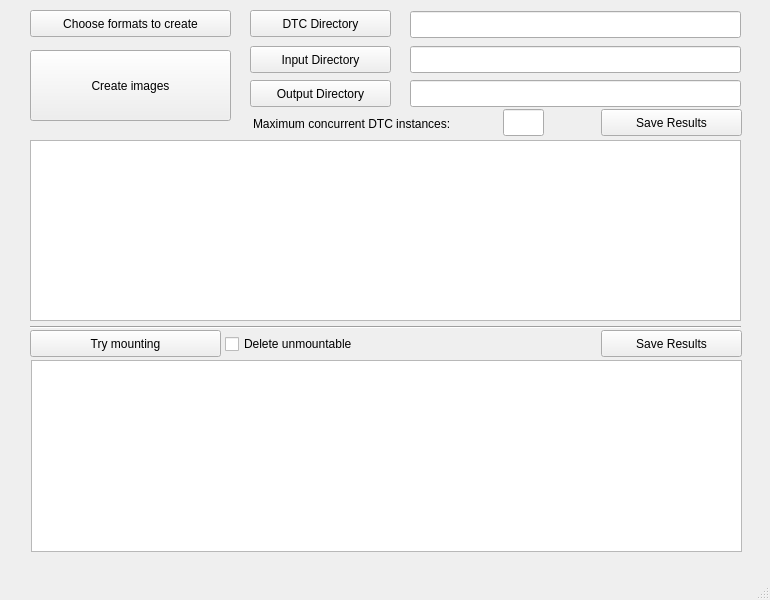
<?xml version="1.0" encoding="UTF-8"?>
<ui version="4.0">
 <class>kryoMain</class>
 <widget class="QMainWindow" name="kryoMain">
  <property name="geometry">
   <rect>
    <x>0</x>
    <y>0</y>
    <width>770</width>
    <height>600</height>
   </rect>
  </property>
  <property name="windowTitle">
   <string>Disk format identifier</string>
  </property>
  <widget class="QWidget" name="centralwidget">
   <widget class="QPushButton" name="chooseFormats">
    <property name="geometry">
     <rect>
      <x>30</x>
      <y>10</y>
      <width>201</width>
      <height>27</height>
     </rect>
    </property>
    <property name="text">
     <string>Choose formats to create</string>
    </property>
   </widget>
   <widget class="QPushButton" name="createImages">
    <property name="geometry">
     <rect>
      <x>30</x>
      <y>50</y>
      <width>201</width>
      <height>71</height>
     </rect>
    </property>
    <property name="text">
     <string>Create images</string>
    </property>
   </widget>
   <widget class="QPushButton" name="tryMounting">
    <property name="geometry">
     <rect>
      <x>30</x>
      <y>330</y>
      <width>191</width>
      <height>27</height>
     </rect>
    </property>
    <property name="text">
     <string>Try mounting</string>
    </property>
   </widget>
   <widget class="QTextBrowser" name="imageCreationResults">
    <property name="geometry">
     <rect>
      <x>30</x>
      <y>140</y>
      <width>711</width>
      <height>181</height>
     </rect>
    </property>
   </widget>
   <widget class="QTextBrowser" name="MountingResults">
    <property name="geometry">
     <rect>
      <x>31</x>
      <y>360</y>
      <width>711</width>
      <height>192</height>
     </rect>
    </property>
   </widget>
   <widget class="QCheckBox" name="deleteUnmountable">
    <property name="geometry">
     <rect>
      <x>225</x>
      <y>333</y>
      <width>171</width>
      <height>22</height>
     </rect>
    </property>
    <property name="text">
     <string>Delete unmountable</string>
    </property>
    <property name="checked">
     <bool>false</bool>
    </property>
   </widget>
   <widget class="QPushButton" name="browseOutputDir">
    <property name="geometry">
     <rect>
      <x>250</x>
      <y>80</y>
      <width>141</width>
      <height>27</height>
     </rect>
    </property>
    <property name="text">
     <string>Output Directory</string>
    </property>
   </widget>
   <widget class="QPushButton" name="browseInpDir">
    <property name="geometry">
     <rect>
      <x>250</x>
      <y>46</y>
      <width>141</width>
      <height>27</height>
     </rect>
    </property>
    <property name="text">
     <string>Input Directory</string>
    </property>
   </widget>
   <widget class="QPushButton" name="browseDTCDir">
    <property name="geometry">
     <rect>
      <x>250</x>
      <y>10</y>
      <width>141</width>
      <height>27</height>
     </rect>
    </property>
    <property name="text">
     <string>DTC Directory</string>
    </property>
   </widget>
   <widget class="QLineEdit" name="inputDir">
    <property name="geometry">
     <rect>
      <x>410</x>
      <y>46</y>
      <width>331</width>
      <height>27</height>
     </rect>
    </property>
   </widget>
   <widget class="QLineEdit" name="outputDir">
    <property name="geometry">
     <rect>
      <x>410</x>
      <y>80</y>
      <width>331</width>
      <height>27</height>
     </rect>
    </property>
   </widget>
   <widget class="QLineEdit" name="DTCDir">
    <property name="geometry">
     <rect>
      <x>410</x>
      <y>11</y>
      <width>331</width>
      <height>27</height>
     </rect>
    </property>
   </widget>
   <widget class="QPushButton" name="saveMountingResults">
    <property name="geometry">
     <rect>
      <x>601</x>
      <y>330</y>
      <width>141</width>
      <height>27</height>
     </rect>
    </property>
    <property name="text">
     <string>Save Results</string>
    </property>
   </widget>
   <widget class="Line" name="line">
    <property name="geometry">
     <rect>
      <x>30</x>
      <y>319</y>
      <width>711</width>
      <height>16</height>
     </rect>
    </property>
    <property name="orientation">
     <enum>Qt::Horizontal</enum>
    </property>
   </widget>
   <widget class="QPushButton" name="saveDTCResults">
    <property name="geometry">
     <rect>
      <x>601</x>
      <y>109</y>
      <width>141</width>
      <height>27</height>
     </rect>
    </property>
    <property name="text">
     <string>Save Results</string>
    </property>
   </widget>
   <widget class="QLineEdit" name="DTCInstances">
    <property name="geometry">
     <rect>
      <x>503</x>
      <y>109</y>
      <width>41</width>
      <height>27</height>
     </rect>
    </property>
   </widget>
   <widget class="QLabel" name="label">
    <property name="geometry">
     <rect>
      <x>253</x>
      <y>115</y>
      <width>261</width>
      <height>17</height>
     </rect>
    </property>
    <property name="text">
     <string>Maximum concurrent DTC instances:</string>
    </property>
   </widget>
  </widget>
  <widget class="QMenuBar" name="menubar">
   <property name="geometry">
    <rect>
     <x>0</x>
     <y>0</y>
     <width>770</width>
     <height>25</height>
    </rect>
   </property>
  </widget>
  <widget class="QStatusBar" name="statusbar"/>
 </widget>
 <resources/>
 <connections>
  <connection>
   <sender>chooseFormats</sender>
   <signal>clicked()</signal>
   <receiver>kryoMain</receiver>
   <slot>choose_formats()</slot>
   <hints>
    <hint type="sourcelabel">
     <x>173</x>
     <y>61</y>
    </hint>
    <hint type="destinationlabel">
     <x>295</x>
     <y>72</y>
    </hint>
   </hints>
  </connection>
  <connection>
   <sender>createImages</sender>
   <signal>clicked()</signal>
   <receiver>kryoMain</receiver>
   <slot>create_images()</slot>
   <hints>
    <hint type="sourcelabel">
     <x>183</x>
     <y>109</y>
    </hint>
    <hint type="destinationlabel">
     <x>253</x>
     <y>85</y>
    </hint>
   </hints>
  </connection>
  <connection>
   <sender>tryMounting</sender>
   <signal>clicked()</signal>
   <receiver>kryoMain</receiver>
   <slot>try_mounting()</slot>
   <hints>
    <hint type="sourcelabel">
     <x>170</x>
     <y>369</y>
    </hint>
    <hint type="destinationlabel">
     <x>9</x>
     <y>332</y>
    </hint>
   </hints>
  </connection>
  <connection>
   <sender>browseDTCDir</sender>
   <signal>clicked()</signal>
   <receiver>kryoMain</receiver>
   <slot>browse_dtc_dir()</slot>
   <hints>
    <hint type="sourcelabel">
     <x>349</x>
     <y>49</y>
    </hint>
    <hint type="destinationlabel">
     <x>17</x>
     <y>77</y>
    </hint>
   </hints>
  </connection>
  <connection>
   <sender>browseInpDir</sender>
   <signal>clicked()</signal>
   <receiver>kryoMain</receiver>
   <slot>browse_inp_dir()</slot>
   <hints>
    <hint type="sourcelabel">
     <x>383</x>
     <y>92</y>
    </hint>
    <hint type="destinationlabel">
     <x>397</x>
     <y>94</y>
    </hint>
   </hints>
  </connection>
  <connection>
   <sender>browseOutputDir</sender>
   <signal>clicked()</signal>
   <receiver>kryoMain</receiver>
   <slot>browse_output_dir()</slot>
   <hints>
    <hint type="sourcelabel">
     <x>350</x>
     <y>121</y>
    </hint>
    <hint type="destinationlabel">
     <x>401</x>
     <y>121</y>
    </hint>
   </hints>
  </connection>
  <connection>
   <sender>deleteUnmountable</sender>
   <signal>stateChanged(int)</signal>
   <receiver>kryoMain</receiver>
   <slot>delete_unmountable_change()</slot>
   <hints>
    <hint type="sourcelabel">
     <x>354</x>
     <y>361</y>
    </hint>
    <hint type="destinationlabel">
     <x>486</x>
     <y>335</y>
    </hint>
   </hints>
  </connection>
  <connection>
   <sender>saveMountingResults</sender>
   <signal>clicked()</signal>
   <receiver>kryoMain</receiver>
   <slot>save_mounting_results()</slot>
   <hints>
    <hint type="sourcelabel">
     <x>649</x>
     <y>366</y>
    </hint>
    <hint type="destinationlabel">
     <x>762</x>
     <y>363</y>
    </hint>
   </hints>
  </connection>
  <connection>
   <sender>saveDTCResults</sender>
   <signal>clicked()</signal>
   <receiver>kryoMain</receiver>
   <slot>save_dtc_results()</slot>
   <hints>
    <hint type="sourcelabel">
     <x>717</x>
     <y>331</y>
    </hint>
    <hint type="destinationlabel">
     <x>757</x>
     <y>219</y>
    </hint>
   </hints>
  </connection>
 </connections>
 <slots>
  <slot>choose_formats()</slot>
  <slot>create_images()</slot>
  <slot>try_mounting()</slot>
  <slot>delete_unmountable_change()</slot>
  <slot>browse_dtc_dir()</slot>
  <slot>browse_inp_dir()</slot>
  <slot>browse_output_dir()</slot>
  <slot>save_dtc_results()</slot>
  <slot>save_mounting_results()</slot>
 </slots>
</ui>
